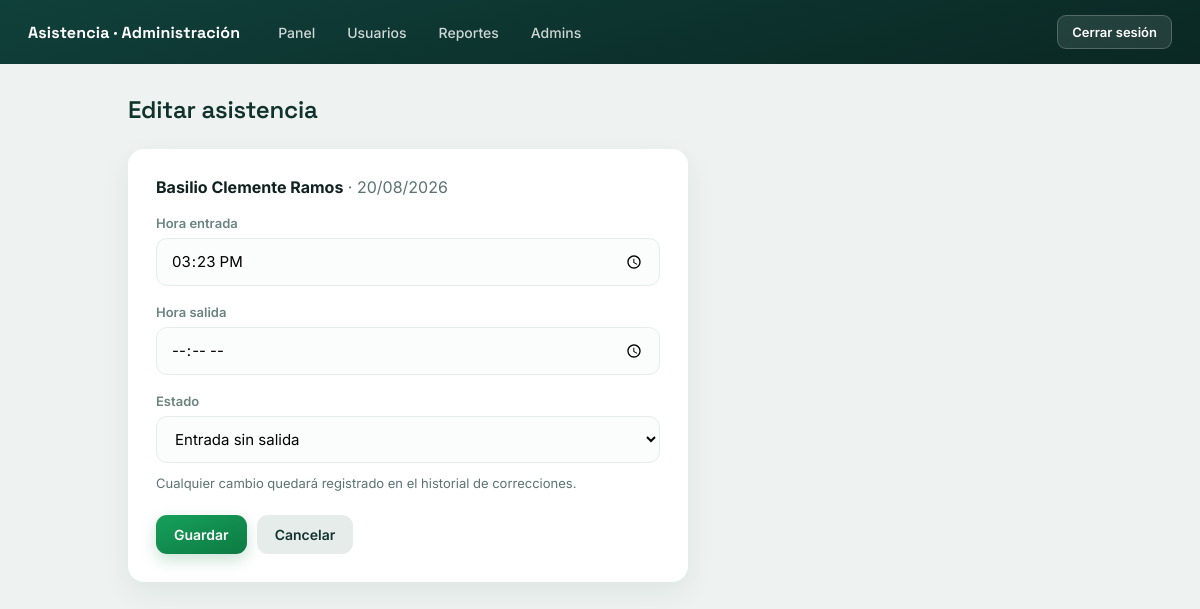
The page /gestion/asistencias/4/editar/ (signed in) on the database as committed earlier.
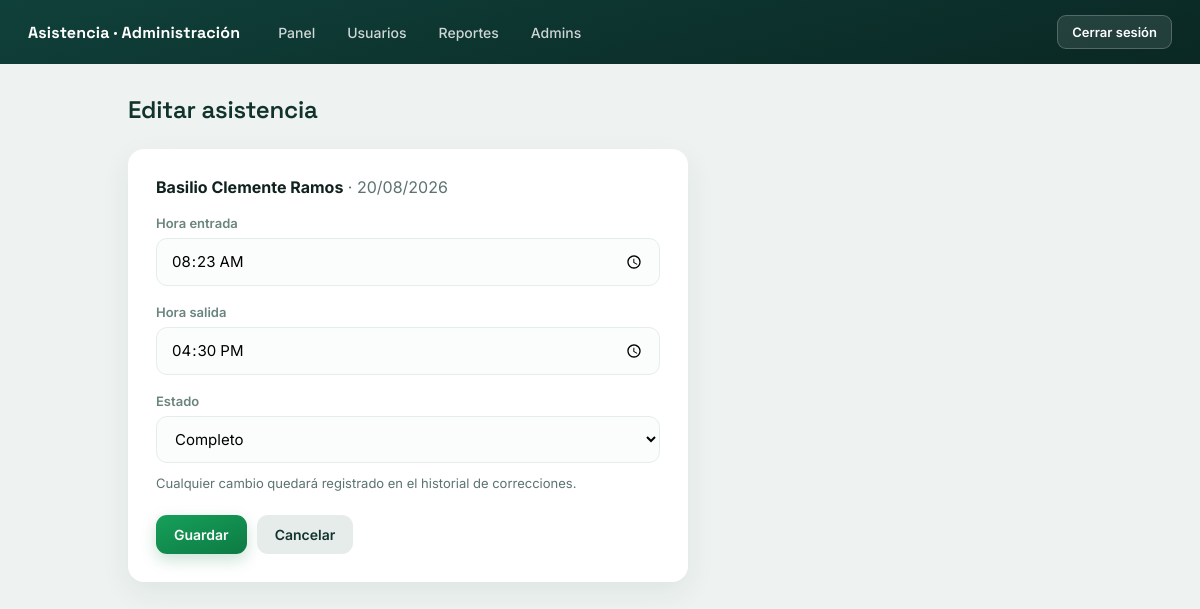
The same page on the database as committed later.
### registro/models.py (models this page shows, shortened)
class Asistencia(models.Model):
    ESTADO_COMPLETO = "completo"
    ESTADO_SIN_SALIDA = "entrada_sin_salida"
    ESTADO_CORREGIDO = "corregido"
    ESTADOS = [
        (ESTADO_COMPLETO, "Completo"),
        (ESTADO_SIN_SALIDA, "Entrada sin salida"),
        (ESTADO_CORREGIDO, "Corregido"),
    ]
    pasante = models.ForeignKey(
        Pasante, on_delete=models.PROTECT, related_name="asistencias"
    )
    fecha = models.DateField()
    hora_entrada = models.TimeField(null=True, blank=True)
    hora_salida = models.TimeField(null=True, blank=True)
    tardanza_min = models.PositiveIntegerField(default=0)
    estado = models.CharField(max_length=20, choices=ESTADOS, default=ESTADO_SIN_SALIDA)
    lat_entrada = models.FloatField(null=True, blank=True)
    lng_entrada = models.FloatField(null=True, blank=True)
    lat_salida = models.FloatField(null=True, blank=True)
    lng_salida = models.FloatField(null=True, blank=True)
    class Meta:
        unique_together = ("pasante", "fecha")
        ordering = ["-fecha", "pasante"]

class Pasante(models.Model):
    user = models.OneToOneField(User, on_delete=models.CASCADE, related_name="pasante")
    nombre = models.CharField(max_length=120)
    ci = models.CharField(max_length=20, unique=True)
    area = models.CharField(max_length=80)
    identificador = models.CharField(max_length=20, unique=True)
    horario_entrada = models.TimeField()
    horario_salida = models.TimeField()
    activo = models.BooleanField(default=True)
    dispositivo_id = models.CharField(max_length=64, blank=True, default="")

### registro/views.py (the view)
@staff_member_required
def asistencia_editar(request, pk):
    asistencia = get_object_or_404(Asistencia, pk=pk)
    if request.method == "POST":
        form = AsistenciaForm(request.POST, instance=asistencia)
        if form.is_valid():
            obj = form.save(commit=False)
            if obj.hora_entrada:
                obj.tardanza_min = _calcular_tardanza(
                    obj.pasante, obj.fecha, obj.hora_entrada
                )
            else:
                obj.tardanza_min = 0
            obj.save()
            if form.changed_data:
                Correccion.objects.create(
                    asistencia=asistencia,
                    admin=request.user,
                    detalle=(
                        f"Editado desde el panel. Campos: {', '.join(form.changed_data)}. "
                        f"Tardanza recalculada: {obj.tardanza_min} min."
                    ),
                )
            messages.success(
                request, "Asistencia actualizada. Se registró la corrección."
            )
            return redirect("asistencias_lista")
    else:
        form = AsistenciaForm(instance=asistencia)
    return render(
        request,
        "registro/asistencia_form.html",
        {"form": form, "asistencia": asistencia},
    )

### registro/forms.py
class AsistenciaForm(forms.ModelForm):
    class Meta:
        model = Asistencia
        fields = ["hora_entrada", "hora_salida", "estado"]
        widgets = {
            "hora_entrada": forms.TimeInput(attrs={"type": "time"}, format="%H:%M"),
            "hora_salida": forms.TimeInput(attrs={"type": "time"}, format="%H:%M"),
        }

### registro/templates/registro/asistencia_form.html (shortened to what this page needs)
{% extends "registro/base.html" %}
{% block contenido %}
<div class="cabecera">
    <h1>Editar asistencia</h1>
</div>
<div class="tarjeta">
    <p style="margin-bottom:18px;color:#5c7370;">
        <strong style="color:#10221f;">{{ asistencia.pasante.nombre }}</strong> ·
        {{ asistencia.fecha|date:"d/m/Y" }}
    </p>
    <form method="post" novalidate>
        {% for field in form %}
        <div class="campo">
            <label for="{{ field.id_for_label }}">{{ field.label }}</label>
            {{ field }}
        </div>
        {% endfor %}
        <p style="font-size:13px;color:#5c7370;margin-top:-6px;">
            Cualquier cambio quedará registrado en el historial de correcciones.
        </p>
        <div class="form-botones">
            <button type="submit" class="btn btn-verde">Guardar</button>
            <a class="btn btn-gris" href="{% url 'asistencias_lista' %}">Cancelar</a>
        </div>
    </form>
</div>
{% endblock %}

Rows that differ between the two databases and show on the page:
changed Asistencia "Basilio Clemente Ramos": hora_entrada "15:23" → "08:23"; hora_salida (not shown) → "16:30"; estado "Entrada sin salida" → "Completo"
